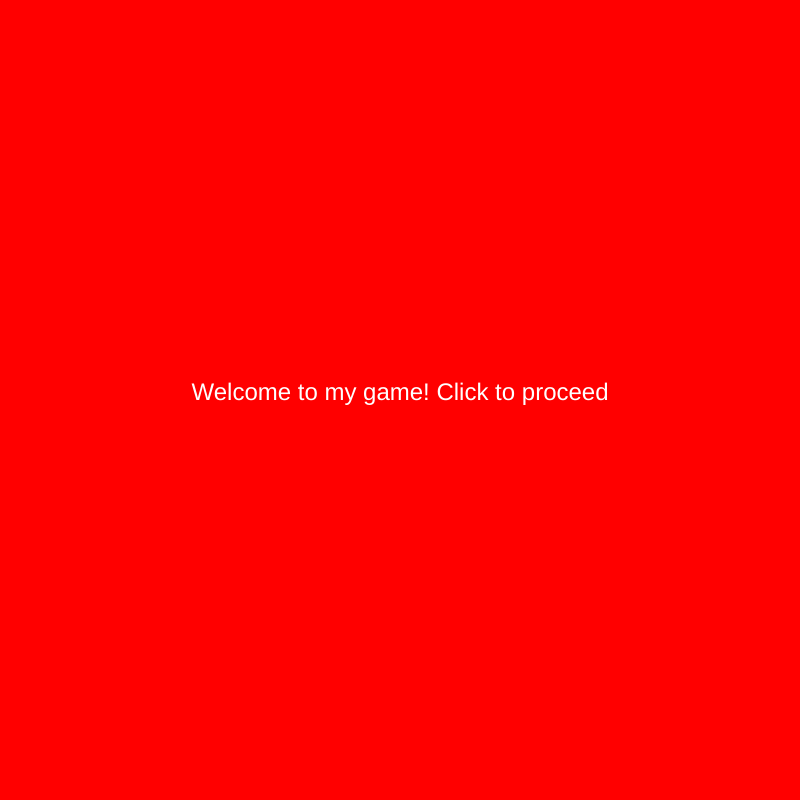
Frame 1 (no input)
Frame 60 (no input): identical to frame 1, image omitted
Frame 120 (the mouse pressed at the canvas centre since frame 60): identical to frame 1, image omitted

The p5.js sketch that drew this single still picture (run headless with seeded random() and noise() and a simulated clock; from frame 60 on, the mouse is pressed at the canvas centre):

// p5.js sketch
// ── sketch.js
var cars = [];
var frogPos;
var myState = 0;
var maxCars = 10;
var maxTimer = 12*60 ;
var timer = maxTimer ;

function setup() {
  // put setup code here
  createCanvas(800, 800);

  for (var i = 0; i < maxCars; i++) {
    cars.push(new Car());

  }

  frogPos = createVector(400, height-100);

  textAlign(CENTER);

}

function draw() {
  // put drawing code here

  switch(myState){

    case 0:
    background('red');
    fill('white');
    textSize(24);
    text("Welcome to my game! Click to proceed", width/2, height/2);
    break;

    case 1:
    game();

    timer = timer - 1;
    if (timer <= 0) {
      timer = maxTimer ;
      myState = 3 ;
    }
    break;

    case 2:
    background('yellow');
    text("YAY YOU WON!", width/2, height/2);
    break;

    case 3:
    background('purple');
    text("OOPS YOU LOST!", width/2, height/2);
    break;
  }


}

function mouseReleased(){
  switch(myState){
    case 0:
    myState = 1 ;
    break;

    case 2:
    timer = maxTimer ;
    cars = [];
    for (var i = 0; i < maxCars; i++) {
      cars.push(new Car());
    }
    myState = 0;
    break;

    case 3:
    timer = maxTimer ;
    cars = [];
    for (var i = 0; i < maxCars; i++) {
      cars.push(new Car());
    }
    myState = 0;
    break;
  }
}



function game(){
  background('lightblue');

for (var i = 0; i < cars.length; i++) {
  cars[i].display();
  cars[i].drive();
  if (cars[i].pos.dist(frogPos) < 50) {
    cars.splice(i, 1) ;

  }
}

if (cars.length == 0){
  myState = 2;
}



//frog
fill('green');
ellipse(frogPos.x, frogPos.y, 50, 50);
checkForKeys();
}

function checkForKeys(){
  if (keyIsDown(LEFT_ARROW)) frogPos.x -= 5;
  if (keyIsDown(RIGHT_ARROW)) frogPos.x += 5;
  if (keyIsDown(UP_ARROW)) frogPos.y -= 5;
  if (keyIsDown(DOWN_ARROW)) frogPos.y += 5;
}


function Car() {
  //attributes
  this.pos = createVector(random(width), random(height));
  this.vel = createVector(random(-5, 5), random(-5, 5));
  this.r = random(255);
  this.g = random(255);
  this.b = random(255);

  //methods
  this.display = function() {
    fill(this.r, this.g, this.b);
    rect(this.pos.x, this.pos.y, 30, 30);
  }

  this.drive = function() {
    this.pos.add(this.vel);
    if (this.pos.x > width) this.pos.x = 0;
    if (this.pos.x < 0) this.pos.x = width;
    if (this.pos.y > height) this.pos.y = 0;
    if (this.pos.y < 0) this.pos.y = height;

  }

}
